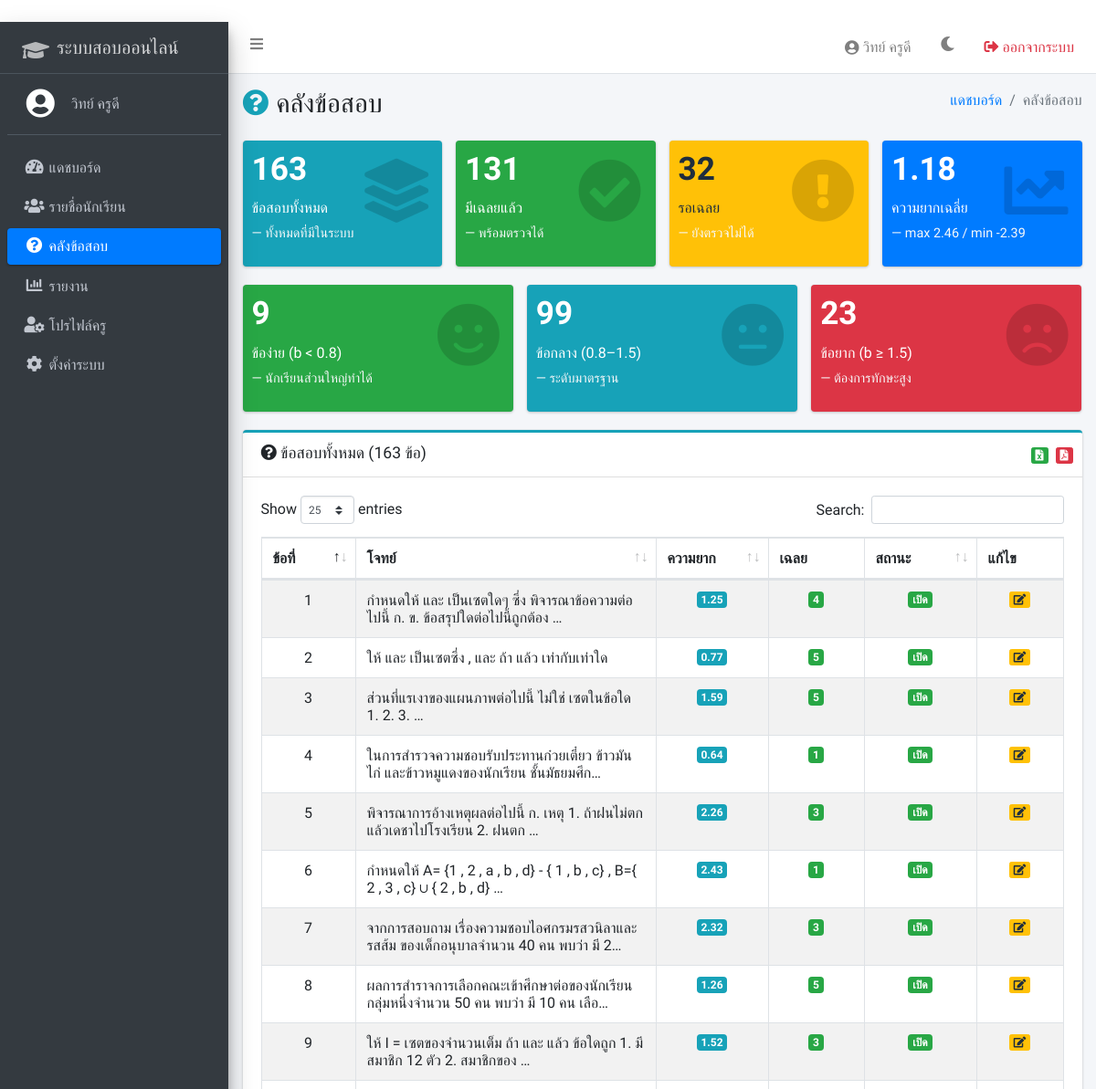
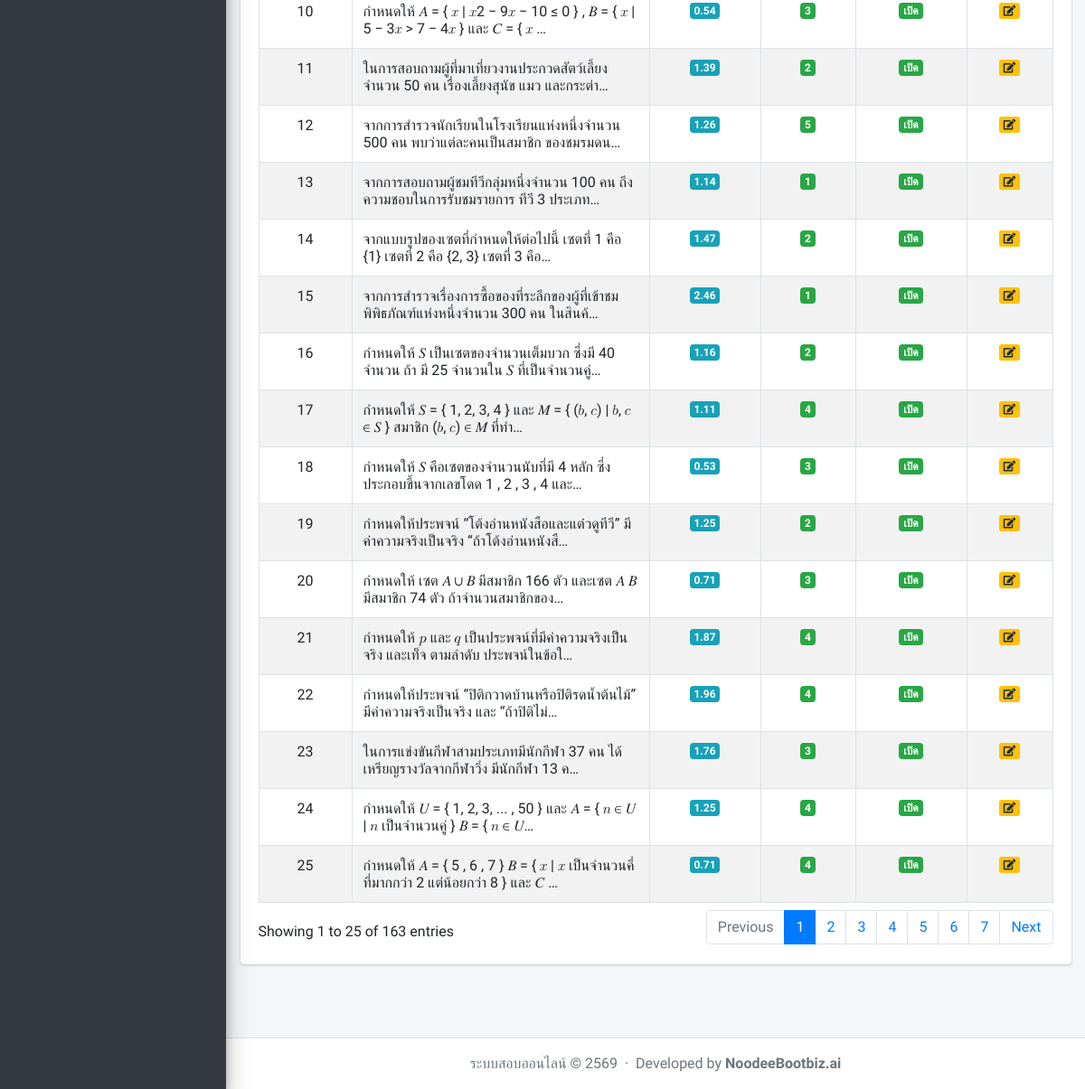
The page /dashboard/questions/ (signed in) on the database its author committed (2 pictures, top to bottom).
### accounts/models.py (models this page shows, shortened)
class Teacher(models.Model):
    first_name = models.CharField(max_length=100, verbose_name='ชื่อ')
    last_name = models.CharField(max_length=100, verbose_name='นามสกุล')
    phone = models.CharField(max_length=15, unique=True, verbose_name='เบอร์โทรศัพท์')
    subject = models.CharField(max_length=100, verbose_name='วิชาที่สอน')
    password_hash = models.CharField(max_length=255)
    email = models.EmailField(blank=True, default='', verbose_name='อีเมล')
    avatar = models.ImageField(upload_to='avatars/', blank=True, null=True, verbose_name='รูปโปรไฟล์')
    created_at = models.DateTimeField(auto_now_add=True)
    class Meta:
        verbose_name = 'ครู'
        verbose_name_plural = 'ครู'

### questions/models.py (models this page shows, shortened)
class Question(models.Model):
    category = models.ForeignKey(
        Category,
        on_delete=models.SET_NULL,
        null=True,
        blank=True,
        related_name='questions',
        verbose_name='หมวดหมู่'
    )
    number = models.IntegerField(verbose_name='ลำดับข้อ')
    body = models.TextField(verbose_name='โจทย์ (ต้นฉบับ)')
    stem = models.TextField(blank=True, verbose_name='คำถาม (ไม่มีตัวเลือก)')
    image = models.ImageField(upload_to='questions/', blank=True, null=True, verbose_name='รูปภาพประกอบ')
    is_active = models.BooleanField(default=True, verbose_name='เปิดใช้งาน')
    created_at = models.DateTimeField(auto_now_add=True)
    @property
    def body_clean(self):
        import re
        return re.sub(r'^\d+\.\s*', '', self.body)
    @property
    def correct_answer(self):
        p = getattr(self, 'parameter', None)
        return p.correct_answer if p else ''
    @property
    def difficulty(self):
        p = getattr(self, 'parameter', None)
        return p.difficulty if p else None
    class Meta:
        ordering = ['number']
        verbose_name = 'ข้อสอบ'
        verbose_name_plural = 'ข้อสอบ'

class QuestionParameter(models.Model):
    question = models.OneToOneField(
        Question,
        on_delete=models.CASCADE,
        related_name='parameter',
        verbose_name='ข้อสอบ'
    )
    correct_answer = models.CharField(max_length=10, blank=True, default='', verbose_name='เฉลย')
    difficulty = models.FloatField(null=True, blank=True, verbose_name='ความยาก (b)')
    param_a = models.FloatField(null=True, blank=True, verbose_name='Parameter a')
    param_c = models.FloatField(null=True, blank=True, verbose_name='Parameter c')
    class Meta:
        verbose_name = 'พารามิเตอร์ข้อสอบ'
        verbose_name_plural = 'พารามิเตอร์ข้อสอบ'

### questions/views.py (the view)
# urls.py: path('questions/', views.question_list, name='question_list'),
def question_list(request):
    if not request.session.get('teacher_id'):
        return redirect('accounts:teacher_login')
    teacher = Teacher.objects.get(id=request.session['teacher_id'])
    questions = Question.objects.select_related('parameter', 'category').order_by('number')
    total = questions.count()
    active = questions.filter(is_active=True).count()
    has_answer = QuestionParameter.objects.exclude(correct_answer='').count()
    no_answer = total - has_answer
    param_stats = QuestionParameter.objects.filter(difficulty__isnull=False).aggregate(
        avg_b=Avg('difficulty'), max_b=Max('difficulty'), min_b=Min('difficulty')
    )
    easy = QuestionParameter.objects.filter(difficulty__lt=0.8).count()
    medium = QuestionParameter.objects.filter(difficulty__gte=0.8, difficulty__lt=1.5).count()
    hard = QuestionParameter.objects.filter(difficulty__gte=1.5).count()
    return render(request, 'dashboard/questions.html', {
        'questions': questions,
        'teacher': teacher,
        'total': total,
        'active': active,
        'has_answer': has_answer,
        'no_answer': no_answer,
        'avg_b': round(param_stats['avg_b'], 2) if param_stats['avg_b'] else None,
        'max_b': round(param_stats['max_b'], 2) if param_stats['max_b'] else None,
        'min_b': round(param_stats['min_b'], 2) if param_stats['min_b'] else None,
        'easy': easy,
        'medium': medium,
        'hard': hard,
    })

### templates/dashboard/questions.html (shortened to what this page needs)
{% extends 'dashboard/base_dashboard.html' %}
{% load static %}
{% block nav_questions %}active{% endblock %}
{% block page_title %}<i class="fas fa-question-circle mr-2 text-info"></i>คลังข้อสอบ{% endblock %}
{% block breadcrumb %}
  <li class="breadcrumb-item active">คลังข้อสอบ</li>
{% endblock %}
{% block content %}
  <div class="row">
    <div class="col-lg-3 col-6" style="cursor:pointer;" onclick="filterQuestions('all')">
      <div class="small-box bg-info" id="card-all">
        <div class="inner">
          <h3>{{ total }}</h3>
          <p>ข้อสอบทั้งหมด <small>— ทั้งหมดที่มีในระบบ</small></p>
        </div>
        <div class="icon"><i class="fas fa-layer-group"></i></div>
      </div>
    </div>
    <div class="col-lg-3 col-6" style="cursor:pointer;" onclick="filterQuestions('has_answer')">
      <div class="small-box bg-success" id="card-has_answer">
        <div class="inner">
          <h3>{{ has_answer }}</h3>
          <p>มีเฉลยแล้ว <small>— พร้อมตรวจได้</small></p>
        </div>
        <div class="icon"><i class="fas fa-check-circle"></i></div>
      </div>
    </div>
    <div class="col-lg-3 col-6" style="cursor:pointer;" onclick="filterQuestions('no_answer')">
      <div class="small-box bg-warning" id="card-no_answer">
        <div class="inner">
          <h3>{{ no_answer }}</h3>
          <p>รอเฉลย <small>— ยังตรวจไม่ได้</small></p>
        </div>
        <div class="icon"><i class="fas fa-exclamation-circle"></i></div>
      </div>
    </div>
    <div class="col-lg-3 col-6">
      <div class="small-box bg-primary">
        <div class="inner">
          <h3>{{ avg_b|floatformat:2 }}</h3>
          <p>ความยากเฉลี่ย <small>— max {{ max_b|floatformat:2 }} / min {{ min_b|floatformat:2 }}</small></p>
        </div>
        <div class="icon"><i class="fas fa-chart-line"></i></div>
      </div>
    </div>
  </div>
  <div class="row">
    <div class="col-lg-4 col-6" style="cursor:pointer;" onclick="filterQuestions('easy')">
      <div class="small-box bg-success" id="card-easy">
        <div class="inner">
          <h3>{{ easy }}</h3>
          <p>ข้อง่าย (b &lt; 0.8) <small>— นักเรียนส่วนใหญ่ทำได้</small></p>
        </div>
        <div class="icon"><i class="fas fa-smile"></i></div>
      </div>
    </div>
    <div class="col-lg-4 col-6" style="cursor:pointer;" onclick="filterQuestions('medium')">
      <div class="small-box bg-info" id="card-medium">
        <div class="inner">
          <h3>{{ medium }}</h3>
          <p>ข้อกลาง (0.8–1.5) <small>— ระดับมาตรฐาน</small></p>
        </div>
        <div class="icon"><i class="fas fa-meh"></i></div>
      </div>
    </div>
    <div class="col-lg-4 col-6" style="cursor:pointer;" onclick="filterQuestions('hard')">
      <div class="small-box bg-danger" id="card-hard">
        <div class="inner">
          <h3>{{ hard }}</h3>
          <p>ข้อยาก (b &#8805; 1.5) <small>— ต้องการทักษะสูง</small></p>
        </div>
        <div class="icon"><i class="fas fa-frown"></i></div>
      </div>
    </div>
  </div>
  <div class="card card-info card-outline">
    <div class="card-header">
      <h3 class="card-title">
        <i class="fas fa-question-circle mr-1"></i>ข้อสอบทั้งหมด ({{ questions|length }} ข้อ)
      </h3>
      <div class="card-tools">
        <a href="{% url 'questions:export_questions' %}?fmt=excel" class="btn btn-xs btn-success mr-1" title="Export Excel"><i class="fas fa-file-excel"></i></a>
        <a href="{% url 'questions:export_questions' %}?fmt=pdf" class="btn btn-xs btn-danger" title="Export PDF"><i class="fas fa-file-pdf"></i></a>
      </div>
    </div>
    <div class="card-body">
      <table id="questions-table" class="table table-bordered table-striped table-hover">
        <thead>
          <tr>
            <th style="width:60px;">ข้อที่</th>
            <th>โจทย์</th>
            <th style="width:80px;">ความยาก</th>
            <th style="width:80px;">เฉลย</th>
            <th style="width:80px;">สถานะ</th>
            <th style="width:70px;">แก้ไข</th>
          </tr>
        </thead>
        <tbody>
          {% for q in questions %}
          <tr style="cursor:pointer;" onclick="location.href='{% url 'questions:edit_question' q.pk %}'"
            data-answer="{{ q.correct_answer|default:'' }}"
            data-difficulty="{{ q.difficulty|default:'' }}">
            <td class="text-center">{{ q.number }}</td>
            <td>{{ q.body_clean|truncatechars:80 }}</td>
            <td class="text-center">
              {% if q.difficulty is not None %}
                <span class="badge badge-info">{{ q.difficulty|floatformat:2 }}</span>
              {% else %}<span class="text-muted">-</span>{% endif %}
            </td>
            <td class="text-center">
              {% if q.correct_answer %}
                <span class="badge badge-success">{{ q.correct_answer }}</span>
              {% else %}<span class="text-muted">-</span>{% endif %}
            </td>
            <td class="text-center">
              {% if q.is_active %}
                <span class="badge badge-success">เปิด</span>
              {% else %}
                <span class="badge badge-danger">ปิด</span>
              {% endif %}
            </td>
            <td class="text-center">
              <a href="{% url 'questions:edit_question' q.pk %}" class="btn btn-xs btn-warning">
                <i class="fas fa-edit"></i>
              </a>
            </td>
          </tr>
          {% empty %}
          <tr>
            <td colspan="6" class="text-center text-muted py-4">ยังไม่มีข้อสอบในระบบ</td>
          </tr>
          {% endfor %}
        </tbody>
      </table>
    </div>
  </div>
{% endblock %}

### templates/dashboard/base_dashboard.html (shortened to what this page needs)
{% extends 'base.html' %}
{% load static %}
{% block body %}
<div class="wrapper">
  <nav class="main-header navbar navbar-expand navbar-white navbar-light">
    <ul class="navbar-nav">
      <li class="nav-item"><a class="nav-link" data-widget="pushmenu" href="#"><i class="fas fa-bars"></i></a></li>
    </ul>
    <ul class="navbar-nav ml-auto">
      <li class="nav-item">
        <a href="{% url 'questions:profile' %}" class="nav-link d-flex align-items-center">
          {% if teacher.avatar %}
            <img src="{{ teacher.avatar.url }}" class="img-circle" style="width:28px;height:28px;object-fit:cover;margin-right:6px;">
          {% else %}
            <i class="fas fa-user-circle mr-1"></i>
          {% endif %}
          {{ teacher.first_name }} {{ teacher.last_name }}
        </a>
      </li>
      <li class="nav-item">
        <a class="nav-link" href="#" onclick="toggleTheme(); return false;" title="เปลี่ยนธีม">
          <i id="theme-icon" class="fas fa-moon"></i>
        </a>
      </li>
      <li class="nav-item"><a class="nav-link text-danger" href="{% url 'accounts:logout' %}"><i class="fas fa-sign-out-alt"></i> ออกจากระบบ</a></li>
    </ul>
  </nav>
  <aside class="main-sidebar sidebar-dark-primary elevation-4">
    <a href="{% url 'questions:dashboard' %}" class="brand-link">
      <i class="fas fa-graduation-cap brand-image ml-3" style="font-size:1.5rem;line-height:1.8;opacity:.8;"></i>
      <span class="brand-text font-weight-light">ระบบสอบออนไลน์</span>
    </a>
    <div class="sidebar">
      <div class="user-panel mt-3 pb-3 mb-3 d-flex">
        <div class="image">
          <a href="{% url 'questions:profile' %}">
            {% if teacher.avatar %}
              <img src="{{ teacher.avatar.url }}" class="img-circle elevation-2" style="width:34px;height:34px;object-fit:cover;margin-left:8px;">
            {% else %}
              <i class="fas fa-user-circle fa-2x text-white ml-2"></i>
            {% endif %}
          </a>
        </div>
        <div class="info ml-2">
          <a href="{% url 'questions:profile' %}" class="d-block">{{ teacher.first_name }} {{ teacher.last_name }}</a>
        </div>
      </div>
      <nav class="mt-2">
        <ul class="nav nav-pills nav-sidebar flex-column" data-widget="treeview" role="menu">
          <li class="nav-item"><a href="{% url 'questions:dashboard' %}" class="nav-link {% block nav_dashboard %}{% endblock %}"><i class="nav-icon fas fa-tachometer-alt"></i><p>แดชบอร์ด</p></a></li>
          <li class="nav-item"><a href="{% url 'questions:student_list' %}" class="nav-link {% block nav_students %}{% endblock %}"><i class="nav-icon fas fa-users"></i><p>รายชื่อนักเรียน</p></a></li>
          <li class="nav-item"><a href="{% url 'questions:question_list' %}" class="nav-link {% block nav_questions %}{% endblock %}"><i class="nav-icon fas fa-question-circle"></i><p>คลังข้อสอบ</p></a></li>
          <li class="nav-item"><a href="{% url 'questions:reports' %}" class="nav-link {% block nav_reports %}{% endblock %}"><i class="nav-icon fas fa-chart-bar"></i><p>รายงาน</p></a></li>
          <li class="nav-item"><a href="{% url 'questions:profile' %}" class="nav-link {% block nav_profile %}{% endblock %}"><i class="nav-icon fas fa-user-cog"></i><p>โปรไฟล์ครู</p></a></li>
          <li class="nav-item"><a href="{% url 'questions:settings' %}" class="nav-link {% block nav_settings %}{% endblock %}"><i class="nav-icon fas fa-cog"></i><p>ตั้งค่าระบบ</p></a></li>
        </ul>
      </nav>
    </div>
  </aside>
  <div class="content-wrapper">
    <div class="content-header">
      <div class="container-fluid">
        <div class="row mb-2">
          <div class="col-sm-6">
            <h1 class="m-0">{% block page_title %}{% endblock %}</h1>
          </div>
          <div class="col-sm-6">
            <ol class="breadcrumb float-sm-right">
              <li class="breadcrumb-item"><a href="{% url 'questions:dashboard' %}">แดชบอร์ด</a></li>
              {% block breadcrumb %}{% endblock %}
            </ol>
          </div>
        </div>
      </div>
    </div>
    <div class="content">
      <div class="container-fluid">
        {% block content %}{% endblock %}
      </div>
    </div>
  </div>
  <footer class="main-footer text-center text-muted">
    ระบบสอบออนไลน์ &copy; 2569
    &nbsp;·&nbsp;
    Developed by <a href="#" style="color:inherit;font-weight:600;">NoodeeBootbiz.ai</a>
  </footer>
</div>
{% endblock %}

### templates/base.html (style rules this page uses)
body, .nav-link, .brand-text, h1, h2, h3, h4, h5, p, span, td, th, label, input, button, a { font-family: 'Sarabun', sans-serif !important; }

### rows shown on the page
Teacher: first_name "วิทย์", last_name "ครูดี"
Question: number "1", body_clean "กำหนดให้ และ เป็นเซตใดๆ ซึ่ง พิจารณาข้อความต่อไปนี้ ก. ข. ข้อสรุปใดต่อไปนี้ถูกต้อง …", difficulty "1.25", correct_answer "4", is_active "เปิด"
Question: number "2", body_clean "ให้ และ เป็นเซตซึ่ง , และ ถ้า แล้ว เท่ากับเท่าใด", difficulty "0.77", correct_answer "5", is_active "เปิด"
Question: number "3", body_clean "ส่วนที่แรเงาของแผนภาพต่อไปนี้ ไม่ใช่ เซตในข้อใด 1. 2. 3. …", difficulty "1.59", correct_answer "5", is_active "เปิด"
Question: number "4", body_clean "ในการสำรวจความชอบรับประทานก๋วยเตี๋ยว ข้าวมันไก่ และข้าวหมูแดงของนักเรียน ชั้นมัธยมศึก…", difficulty "0.64", correct_answer "1", is_active "เปิด"
Question: number "5", body_clean "พิจารณาการอ้างเหตุผลต่อไปนี้ ก. เหตุ 1. ถ้าฝนไม่ตกแล้วเดชาไปโรงเรียน 2. ฝนตก …", difficulty "2.26", correct_answer "3", is_active "เปิด"
Question: number "6", body_clean "กำหนดให้ A= {1 , 2 , a , b , d} - { 1 , b , c} , B={ 2 , 3 , c} ∪ { 2 , b , d} …", difficulty "2.43", correct_answer "1", is_active "เปิด"
Question: number "7", body_clean "จากการสอบถาม เรื่องความชอบไอศกรมรสวนิลาและรสส้ม ของเด็กอนุบาลจำนวน 40 คน พบว่า มี 2…", difficulty "2.32", correct_answer "3", is_active "เปิด"
Question: number "8", body_clean "ผลการสำราจการเลือกคณะเข้าศึกษาต่อของนักเรียนกลุ่มหนึ่งจำนวน 50 คน พบว่า มี 10 คน เลือ…", difficulty "1.26", correct_answer "5", is_active "เปิด"
Question: number "9", body_clean "ให้ I = เซตของจำนวนเต็ม ถ้า และ แล้ว ข้อใดถูก 1. มีสมาชิก 12 ตัว 2. สมาชิกของ …", difficulty "1.52", correct_answer "3", is_active "เปิด"
Question: number "10", body_clean "กำหนดให้ 𝐴 = { 𝑥 | 𝑥2 − 9𝑥 − 10 ≤ 0 } , 𝐵 = { 𝑥 | 5 − 3𝑥 > 7 − 4𝑥 } และ 𝐶 = { 𝑥 …", difficulty "0.54", correct_answer "3", is_active "เปิด"
Question: number "11", body_clean "ในการสอบถามผู้ที่มาเที่ยวงานประกวดสัตว์เลี้ยงจำนวน 50 คน เรื่องเลี้ยงสุนัข แมว และกระต่า…", difficulty "1.39", correct_answer "2", is_active "เปิด"
Question: number "12", body_clean "จากการสำรวจนักเรียนในโรงเรียนแห่งหนึ่งจำนวน 500 คน พบว่าแต่ละคนเป็นสมาชิก ของชมรมดน…", difficulty "1.26", correct_answer "5", is_active "เปิด"
Question: number "13", body_clean "จากการสอบถามผู้ชมทีวีกลุ่มหนึ่งจำนวน 100 คน ถึงความชอบในการรับชมรายการ ทีวี 3 ประเภท…", difficulty "1.14", correct_answer "1", is_active "เปิด"
Question: number "14", body_clean "จากแบบรูปของเซตที่กำหนดให้ต่อไปนี้ เซตที่ 1 คือ {1} เซตที่ 2 คือ {2, 3} เซตที่ 3 คือ…", difficulty "1.47", correct_answer "2", is_active "เปิด"
Question: number "15", body_clean "จากการสำรวจเรื่องการซื้อของที่ระลึกของผู้ที่เข้าชมพิพิธภัณฑ์แห่งหนึ่งจำนวน 300 คน ในสินค้…", difficulty "2.46", correct_answer "1", is_active "เปิด"
Question: number "16", body_clean "กำหนดให้ 𝑆 เป็นเซตของจำนวนเต็มบวก ซึ่งมี 40 จำนวน ถ้า มี 25 จำนวนใน 𝑆 ที่เป็นจำนวนคู่…", difficulty "1.16", correct_answer "2", is_active "เปิด"
Question: number "17", body_clean "กำหนดให้ 𝑆 = { 1, 2, 3, 4 } และ 𝑀 = { (𝑏, 𝑐) | 𝑏, 𝑐 ∈ 𝑆 } สมาชิก (𝑏, 𝑐) ∈ 𝑀 ที่ทำ…", difficulty "1.11", correct_answer "4", is_active "เปิด"
Question: number "18", body_clean "กำหนดให้ 𝑆 คือเซตของจำนวนนับที่มี 4 หลัก ซึ่งประกอบขึ้นจากเลขโดด 1 , 2 , 3 , 4 และ…", difficulty "0.53", correct_answer "3", is_active "เปิด"
Question: number "19", body_clean "กำหนดให้ประพจน์ “โต้งอ่านหนังสือและแต๋วดูทีวี” มีค่าความจริงเป็นจริง “ถ้าโต้งอ่านหนังสื…", difficulty "1.25", correct_answer "2", is_active "เปิด"
Question: number "20", body_clean "กำหนดให้ เซต 𝐴 ∪ 𝐵 มีสมาชิก 166 ตัว และเซต 𝐴 𝐵 มีสมาชิก 74 ตัว ถ้าจำนวนสมาชิกของ…", difficulty "0.71", correct_answer "3", is_active "เปิด"
Question: number "21", body_clean "กำหนดให้ 𝑝 และ 𝑞 เป็นประพจน์ที่มีค่าความจริงเป็นจริง และเท็จ ตามลำดับ ประพจน์ในข้อใ…", difficulty "1.87", correct_answer "4", is_active "เปิด"
Question: number "22", body_clean "กำหนดให้ประพจน์ “ปิติกวาดบ้านหรือปิติรดน้ำต้นไม้” มีค่าความจริงเป็นจริง และ “ถ้าปิติไม่…", difficulty "1.96", correct_answer "4", is_active "เปิด"
Question: number "23", body_clean "ในการแข่งขันกีฬาสามประเภทมีนักกีฬา 37 คน ได้เหรียญรางวัลจากกีฬาวิ่ง มีนักกีฬา 13 ค…", difficulty "1.76", correct_answer "3", is_active "เปิด"
Question: number "24", body_clean "กำหนดให้ 𝑈 = { 1, 2, 3, ... , 50 } และ 𝐴 = { 𝑛 ∈ 𝑈 | 𝑛 เป็นจำนวนคู่ } 𝐵 = { 𝑛 ∈ 𝑈…", difficulty "1.25", correct_answer "4", is_active "เปิด"
Question: number "25", body_clean "กำหนดให้ 𝐴 = { 5 , 6 , 7 } 𝐵 = { 𝑥 | 𝑥 เป็นจำนวนคี่ที่มากกว่า 2 แต่น้อยกว่า 8 } และ 𝐶 …", difficulty "0.71", correct_answer "4", is_active "เปิด"

### other values the page prints
{{ total }} "163"
{{ has_answer }} "131"
{{ no_answer }} "32"
{{ avg_b|floatformat:2 }} "1.18"
{{ max_b|floatformat:2 }} "2.46"
{{ min_b|floatformat:2 }} "-2.39"
{{ easy }} "9"
{{ medium }} "99"
{{ hard }} "23"
{{ questions|length }} "163"
